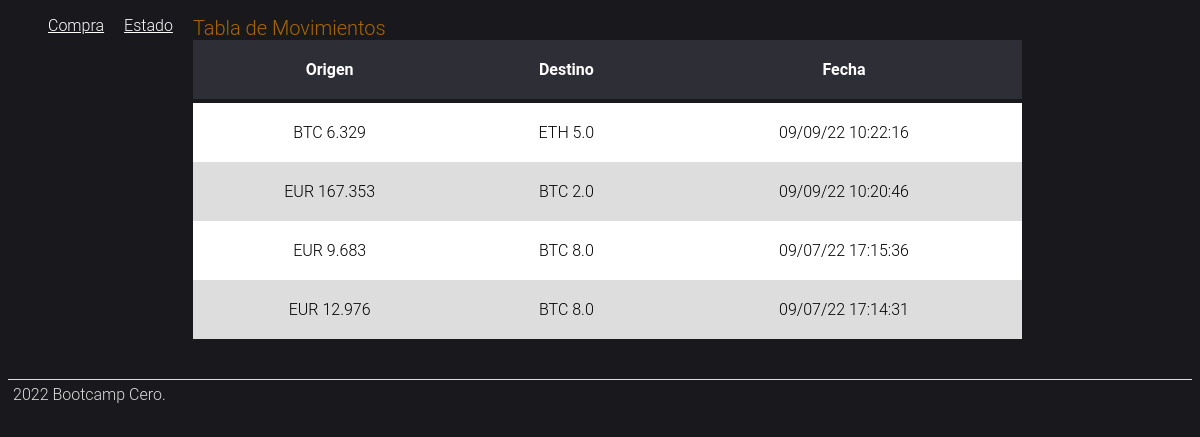
Before: / with the older database file.
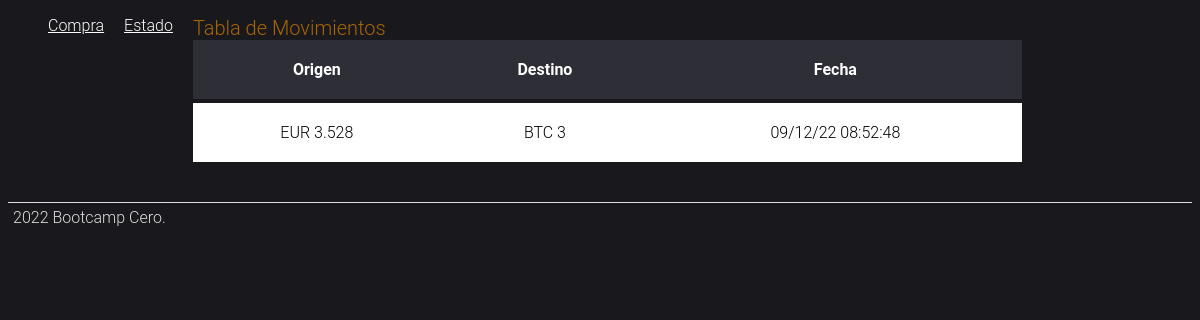
After: the same page with the newer database file.
### tables this page shows
CREATE TABLE transacciones (
            id integer PRIMARY KEY,
            origen text,
            cantidad_origen integer,
            destino text,
            cantidad_destino integer,
            fecha text
        );

### Criptocambio/views.py (the view)
@app.route('/')
def home():
    transacciones = db.conseguir_transacciones()
    transacciones.reverse()
    return render_template("index.html", transacciones=transacciones)

### Criptocambio/models.py (called while the page is built)
    def conseguir_transacciones(self) -> List[Transaccion]:
        cur = self.db.cursor()
        cur.execute("SELECT * FROM transacciones")
        data = []
        for fila in cur.fetchall():
            tx = Transaccion(fila[1], fila[3], fila[4], 0)
            tx.fecha = datetime.datetime.fromtimestamp(float(fila[5]))
            tx.cantidad_moneda_origen = fila[2]
            data.append(tx)
        return data

### Criptocambio/templates/index.html (shortened to what this page needs)
{% from 'macros.html' import menu %}
<!DOCTYPE html>
<html lang="es">
<head>
    <link rel="stylesheet" href="/static/css/tabla.css">
</head>
<body>
{{ menu(self._TemplateReference__context.name) }}
<table>
    <caption>Tabla de Movimientos</caption>
    <thead>
    <tr>
        <th>Origen</th>
        <th>Destino</th>
        <th>Fecha</th>
    </tr>
    </thead>
    {% for tx in transacciones %}
        <tr>
            <td>{{ tx.origen }} {{ tx.cantidad_moneda_origen }}</td>
            <td>{{ tx.destino }} {{ tx.cantidad_moneda_destino }}</td>
            <td>{{ tx.fecha.strftime("%x %X") }}</td>
        </tr>
    {% endfor %}
</table>
<footer class="pie-de-pagina">2022 Bootcamp Cero.</footer>
</body>
</html>

### Criptocambio/templates/macros.html (shortened to what this page needs)
{% macro menu(pagina_actual) %}
<header>
<nav class="menu">
    <ul>
        {% if pagina_actual != "form.html" %}
        <li><a href="/consulta">Compra</a></li>
        {% endif %}
        {% if pagina_actual != "estado.html" %}
        <li><a href="/estado">Estado</a></li>
        {% endif %}
    </ul>
</nav>
</header>
{% endmacro %}

### Criptocambio/static/css/tabla.css (style rules this page uses)
body { font-family: "Roboto", -apple-system, BlinkMacSystemFont, "Segoe UI", Roboto, "Helvetica Neue", Arial, "Noto Sans", sans-serif, "Apple Color Emoji", "Segoe UI Emoji", "Segoe UI Symbol", "Noto Color Emoji"; background-color: #19191d; font-weight: 300; }
ul { list-style: none; justify-content: left }
li,a { float: left; background-color: #19191d; margin-right: 10px; color: white; }
caption { text-align: left; color: rgb(168, 101, 6); font-size: 20px; }
table { background-color: white; text-align: center; border-collapse: collapse; width: 70%; border: 0px ridge #242f63; box-shadow: #ecedf0; }
th, td { padding: 20px; }
thead { background-color: #2e2e36; border-bottom:solid 4px #19191d; color: white; }
.pie-de-pagina { margin-top: 40px; size: 0.5px; color: #ddd; padding: 5px; border-top: solid 1px #ddd; }

Changed rows visible on the page:
removed transacciones: origen "BTC", cantidad_moneda_origen "6.329", destino "ETH", cantidad_moneda_destino "5.0", fecha "09/09/22 10:22:16"
removed transacciones: origen "EUR", cantidad_moneda_origen "167.353", destino "BTC", cantidad_moneda_destino "2.0", fecha "09/09/22 10:20:46"
removed transacciones: origen "EUR", cantidad_moneda_origen "9.683", destino "BTC", cantidad_moneda_destino "8.0", fecha "09/07/22 17:15:36"
changed transacciones "EUR": cantidad_moneda_origen "12.976" → "3.528"; cantidad_moneda_destino "8.0" → "3"; fecha "09/07/22 17:14:31" → "09/12/22 08:52:48"
